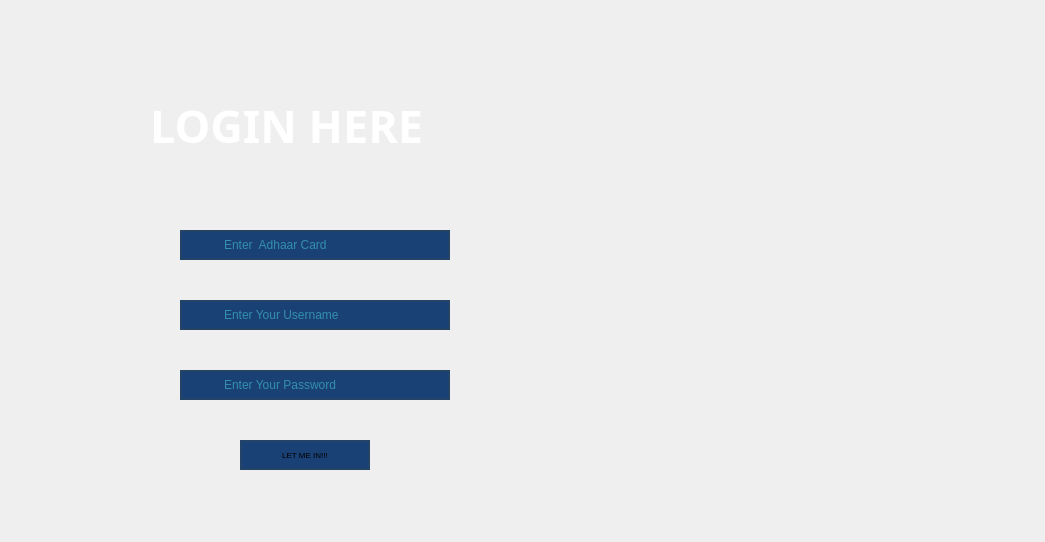
<?xml version="1.0" encoding="UTF-8"?>
<ui version="4.0">
 <class>Admin_login</class>
 <widget class="QDialog" name="Admin_login">
  <property name="geometry">
   <rect>
    <x>0</x>
    <y>0</y>
    <width>1045</width>
    <height>542</height>
   </rect>
  </property>
  <property name="font">
   <font>
    <weight>75</weight>
    <bold>true</bold>
    <underline>true</underline>
   </font>
  </property>
  <property name="windowTitle">
   <string>Dialog</string>
  </property>
  <property name="autoFillBackground">
   <bool>false</bool>
  </property>
  <property name="styleSheet">
   <string notr="true">#Admin_login{
	color: rgb(255, 255, 255);
	

border-image: url(:/new/prefix1/ORGBACK.jpg);

}</string>
  </property>
  <widget class="QGroupBox" name="groupBox">
   <property name="geometry">
    <rect>
     <x>160</x>
     <y>180</y>
     <width>311</width>
     <height>321</height>
    </rect>
   </property>
   <property name="styleSheet">
    <string notr="true">#groupBox{
	background-color: transparent;	
	border-radius: 20px;	
}</string>
   </property>
   <property name="title">
    <string/>
   </property>
   <widget class="QPushButton" name="pushButton">
    <property name="geometry">
     <rect>
      <x>80</x>
      <y>260</y>
      <width>130</width>
      <height>30</height>
     </rect>
    </property>
    <property name="font">
     <font>
      <pointsize>6</pointsize>
     </font>
    </property>
    <property name="styleSheet">
     <string notr="true">#pushButton{
border: 1.5px solid rgb(35, 67, 103);
border-radius: 40px;
colo:rgb(78, 220, 230);
padding-left:20px;
padding-right:20px;
background-color: rgb(25, 65, 117);
}

#pushButton:hover{
border: 1px solid rgb(73, 115, 212);
color:rgb(44, 190, 235);
}

</string>
    </property>
    <property name="text">
     <string>LET ME IN!!!</string>
    </property>
   </widget>
   <widget class="QLineEdit" name="PASSWORD">
    <property name="geometry">
     <rect>
      <x>20</x>
      <y>190</y>
      <width>270</width>
      <height>30</height>
     </rect>
    </property>
    <property name="font">
     <font>
      <pointsize>9</pointsize>
     </font>
    </property>
    <property name="styleSheet">
     <string notr="true">#PASSWORD{
border: 1.5px solid rgb(35, 67, 103);
border-radius: 40px;
color:rgb(78, 220, 230);
padding-left:40px;
padding-right:20px;
background-color: rgb(25, 65, 117);
}
#PASSWORD:hover{
border: 1px solid rgb(73, 115, 212);
color:rgb(44, 190, 235);
}
#PASSWORD:focus{
border: 1.2px solid rgb(85, 255, 255);
}
</string>
    </property>
    <property name="echoMode">
     <enum>QLineEdit::Password</enum>
    </property>
    <property name="placeholderText">
     <string>Enter Your Password</string>
    </property>
   </widget>
   <widget class="QLineEdit" name="USERNAME">
    <property name="geometry">
     <rect>
      <x>20</x>
      <y>120</y>
      <width>270</width>
      <height>30</height>
     </rect>
    </property>
    <property name="font">
     <font>
      <pointsize>9</pointsize>
     </font>
    </property>
    <property name="styleSheet">
     <string notr="true">#USERNAME{
border: 1.5px solid rgb(35, 67, 103);
border-radius: 40px;
color:rgb(78, 220, 230);
padding-left:40px;
padding-right:20px;
background-color: rgb(25, 65, 117);
}
#USERNAME:hover{
border: 1px solid rgb(73, 115, 212);
}
#USERNAME:focus{
border: 1.2px solid rgb(85, 255, 255);
}
</string>
    </property>
    <property name="placeholderText">
     <string>Enter Your Username</string>
    </property>
   </widget>
   <widget class="QLineEdit" name="ADHAAR">
    <property name="geometry">
     <rect>
      <x>20</x>
      <y>50</y>
      <width>270</width>
      <height>30</height>
     </rect>
    </property>
    <property name="font">
     <font>
      <pointsize>9</pointsize>
      <weight>50</weight>
      <bold>false</bold>
     </font>
    </property>
    <property name="styleSheet">
     <string notr="true">#ADHAAR{
border: 1.5px solid rgb(35, 67, 103);
border-radius: 20px;
color:rgb(78, 220, 230);
padding-left:40px;
padding-right:20px;
background-color: rgb(25, 65, 117);
}
#ADHAAR:hover{
border: 1px solid rgb(73, 115, 212);
}

#ADHAAR:focus{
border: 1.2px solid rgb(85, 255, 255);
}


</string>
    </property>
    <property name="text">
     <string/>
    </property>
    <property name="placeholderText">
     <string>Enter  Adhaar Card </string>
    </property>
   </widget>
  </widget>
  <widget class="QLabel" name="label">
   <property name="geometry">
    <rect>
     <x>150</x>
     <y>90</y>
     <width>441</width>
     <height>71</height>
    </rect>
   </property>
   <property name="font">
    <font>
     <family>Swis721 BlkOul BT</family>
     <pointsize>34</pointsize>
     <weight>75</weight>
     <bold>true</bold>
     <underline>false</underline>
    </font>
   </property>
   <property name="styleSheet">
    <string notr="true">#label{
	color: rgb(255, 255, 255);
}</string>
   </property>
   <property name="text">
    <string>LOGIN HERE</string>
   </property>
  </widget>
  <widget class="QLabel" name="label_2">
   <property name="geometry">
    <rect>
     <x>100</x>
     <y>490</y>
     <width>431</width>
     <height>41</height>
    </rect>
   </property>
   <property name="font">
    <font>
     <pointsize>13</pointsize>
     <weight>75</weight>
     <bold>true</bold>
     <underline>false</underline>
    </font>
   </property>
   <property name="styleSheet">
    <string notr="true">color:white;
background:transparent;</string>
   </property>
   <property name="text">
    <string/>
   </property>
  </widget>
 </widget>
 <resources/>
 <connections/>
</ui>
